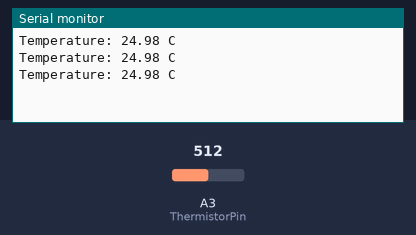
Bench run of a sketch on a simulated Arduino Uno, built with avr-gcc and run on an emulated ATmega328P. On the bench: the last lines printed to the serial monitor. The test bench sets the inputs (shaded band); at power-on: A3 (ThermistorPin) = 512.

Above: at 1.3 s.
1.4 s: A3 (ThermistorPin) set to 0
At 1.9 s:
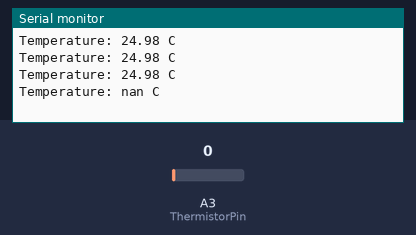
3.5 s: A3 (ThermistorPin) set to 122
At 3.9 s:
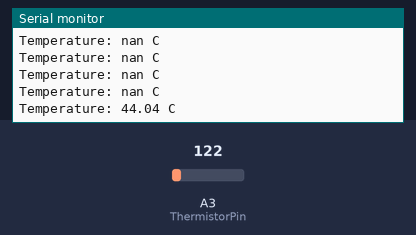

Measured:
- after the input at 1.4 s, the serial monitor: prints a new line after 0.10 s (image 1)
- after the input at 3.5 s, the serial monitor: prints a new line at once (image 2)

The sketch:

lab12_07_Thermistor_Sensor.ino
```cpp
const float resistor = 10000;

int ThermistorPin = A3;

void setup() {
  Serial.begin(9600);
}

void loop() {

  int sensorValue = analogRead(A3);
  float thermistorResistance = resistor * (1023.0 / sensorValue - 1.0);
  float voltage = thermistorResistance / (10000 + thermistorResistance) * 5;
  float Tc = voltage * 10;

  Serial.print("Temperature: ");
  Serial.print(Tc);
  Serial.println(" C");

  delay(500);
}
```
